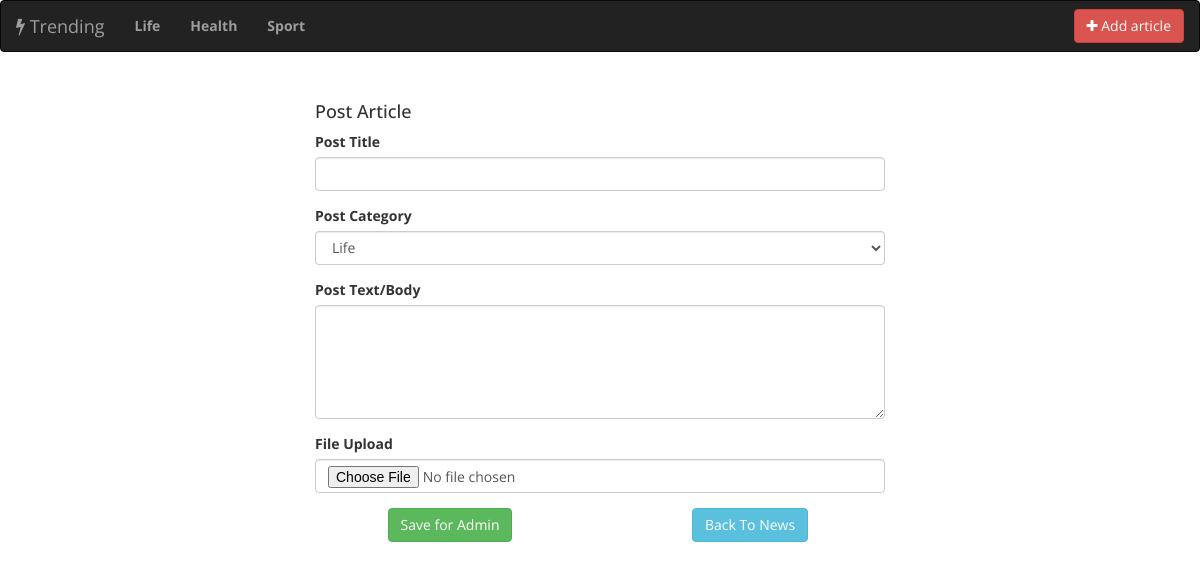
The app's page /index.php/web/add_article with its own data.
### tables this page shows
CREATE TABLE `categories` (
  `id` int(100) NOT NULL,
  `name` varchar(100) DEFAULT NULL,
  `created_at` timestamp NULL DEFAULT CURRENT_TIMESTAMP,
  `featured` int(10) NOT NULL DEFAULT '0',
  `slug` varchar(100) NOT NULL
);

### application/controllers/Web.php (called while the page is built, shortened)
<?php
class Web extends CI_Controller {
	public function add_article()
	{
		$data['allcategories'] = $this->MainModel->get_result('categories',['1'=>1]);
		$this->load->view('web/add_article',$data);
	}
}

### index.php (called while the page is built, shortened)
<?php
require_once BASEPATH.'core/CodeIgniter.php';

### application/helpers/custom_helper.php (called while the page is built, shortened)
<?php
if (! function_exists('GetFeaturedCategories')) {
    function GetFeaturedCategories()
    {
       $ci = get_instance();
       $query = $ci->db->select('*')->where('featured','1')->order_by('id','ASC')->get('categories');
       $result = $query->result_array();
       return $result;
    }
}
?>

### application/models/MainModel.php (called while the page is built, shortened)
<?php
class MainModel extends CI_Model {
public function get_result($table,$where,$orderby='')
{
return $this->db->where($where)->order_by($orderby)->get($table)->result_array();
}
}

### application/views/web/add_article.php (the view, shortened to what this page needs)
<!DOCTYPE html>
<html lang="en">
  <?php error_reporting(0); include 'header.php'; ?>
<body>
<?php include 'nav.php'; ?>
<div class="container-fluid"><br>
  <div class="row">
  <div class="col-md-3">
  </div>
  <div class="col-md-6">
  <form id="add_post_form" method="post" enctype="multipart/form-data">
    <div class="row">
      <div class="col-md-12">
        <h4>Post Article</h4>
      </div>
    </div>
    <div class="row">
      <div class="col-md-12">
        <div class="form-group">
          <label>Post Title</label>
          <input type="text" class="form-control" name="title" required>
        </div>
      </div>
    </div>
    <div class="row">
      <div class="col-md-12">
        <div class="form-group">
          <label>Post Category</label>
          <select class="form-control" name="category" required>
           <?php foreach($allcategories as $allcategory):?>
           <option value="<?= $allcategory['id']; ?>"><?= $allcategory['name']; ?></option>
           <?php endforeach; ?>
          </select>
        </div>
      </div>
    </div>
    <div class="row">
      <div class="col-md-12">
        <div class="form-group">
          <label>Post Text/Body</label>
          <textarea class="form-control" name="content" required rows="5"></textarea>
        </div>
      </div>
    </div>
    <div class="row">
      <div class="col-md-12">
        <div class="form-group">
          <label>File Upload</label>
          <input type="file" class="form-control" name="image" id="file" required>
        </div>
      </div>
    </div>
    <div class="row">
      <div class="col-md-6 text-center">
          <button type="submit" class="btn btn-success">Save for Admin</button>
      </div>
      <div class="col-md-6 text-center">
           <a href="<?= site_url(); ?>" class="btn btn-info">Back To News</a>
      </div>
    </div>
  </form>
  </div>
  <div class="col-md-3">
  </div>
  </div>
</div>
</body>
</html>

### application/views/web/nav.php
<nav class="navbar navbar-inverse">
  <div class="container-fluid">
    <div class="navbar-header">
      <a class="navbar-brand text-white" href="<?= site_url('feeds/0');?>"><i class="fa fa-flash"></i> Trending</a>
    </div>
    <ul class="nav navbar-nav">
      <?php
      $categories = GetFeaturedCategories();
      foreach($categories as $category):?>
      <?php if($this->uri->segment(1)=='authors'): ?>
        <li><a href="<?= site_url('authorfeeds/'.$category['id'].'/'.$this->uri->segment(2));?>"><b><?= $category['name']; ?></b></a></li>
      <?php else: ?>
      <li><a href="<?= site_url('feeds/'.$category['id']);?>"><b><?= $category['name']; ?></b></a></li>
    <?php endif; ?>
      <?php endforeach; ?>
    </ul>
    <a class="btn btn-danger navbar-btn pull-right" href="<?= site_url('add-article'); ?>"><i class="fa fa-plus"></i> Add article</a>
  </div>
</nav>

### application/views/web/header.php (style rules this page uses)
body { font-family: 'Open Sans', sans-serif; }

### records on screen
categories: name "Life"
categories: name "Health"
categories: name "Sport"

### other values on screen
form field category "Life"
